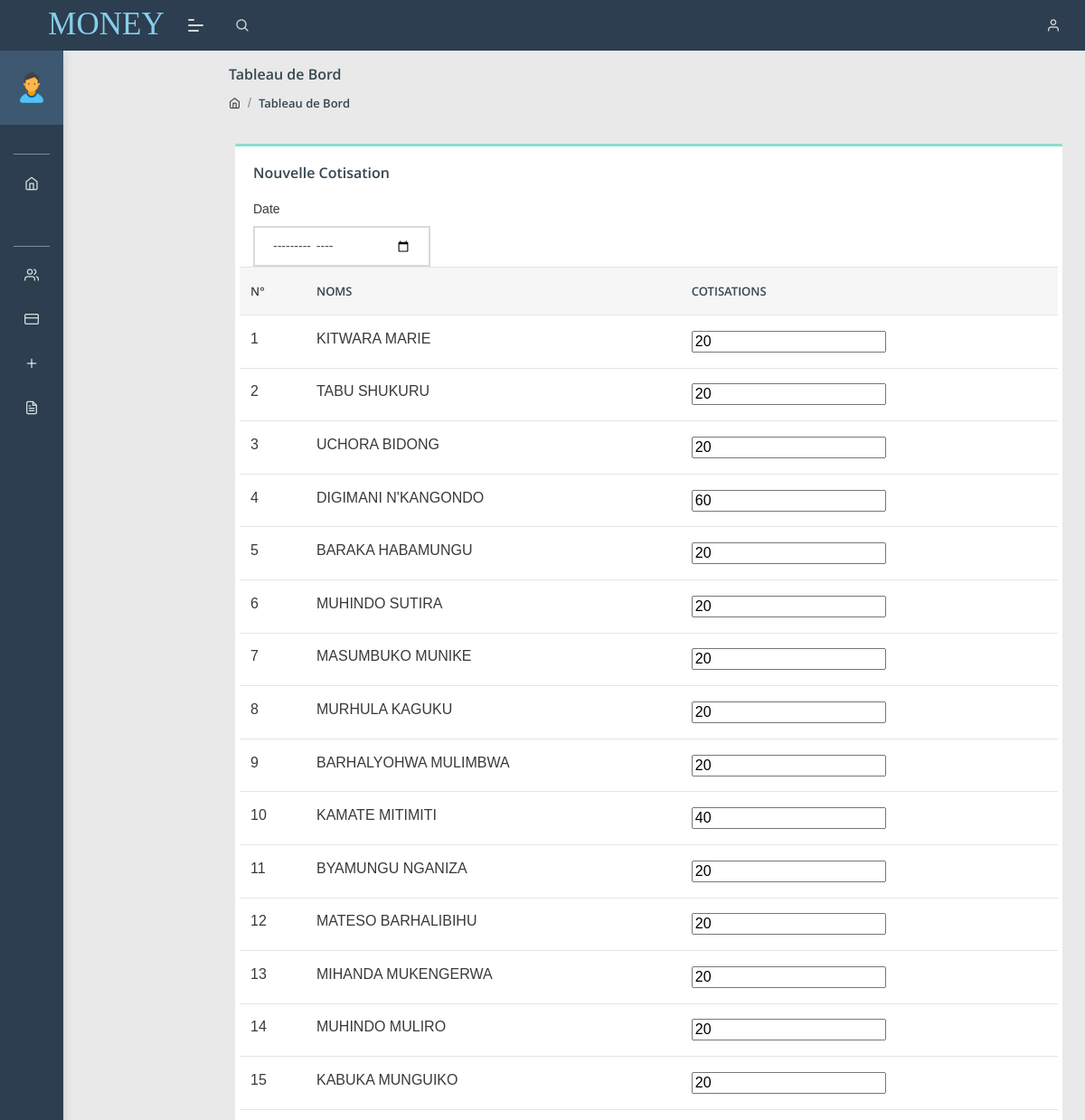
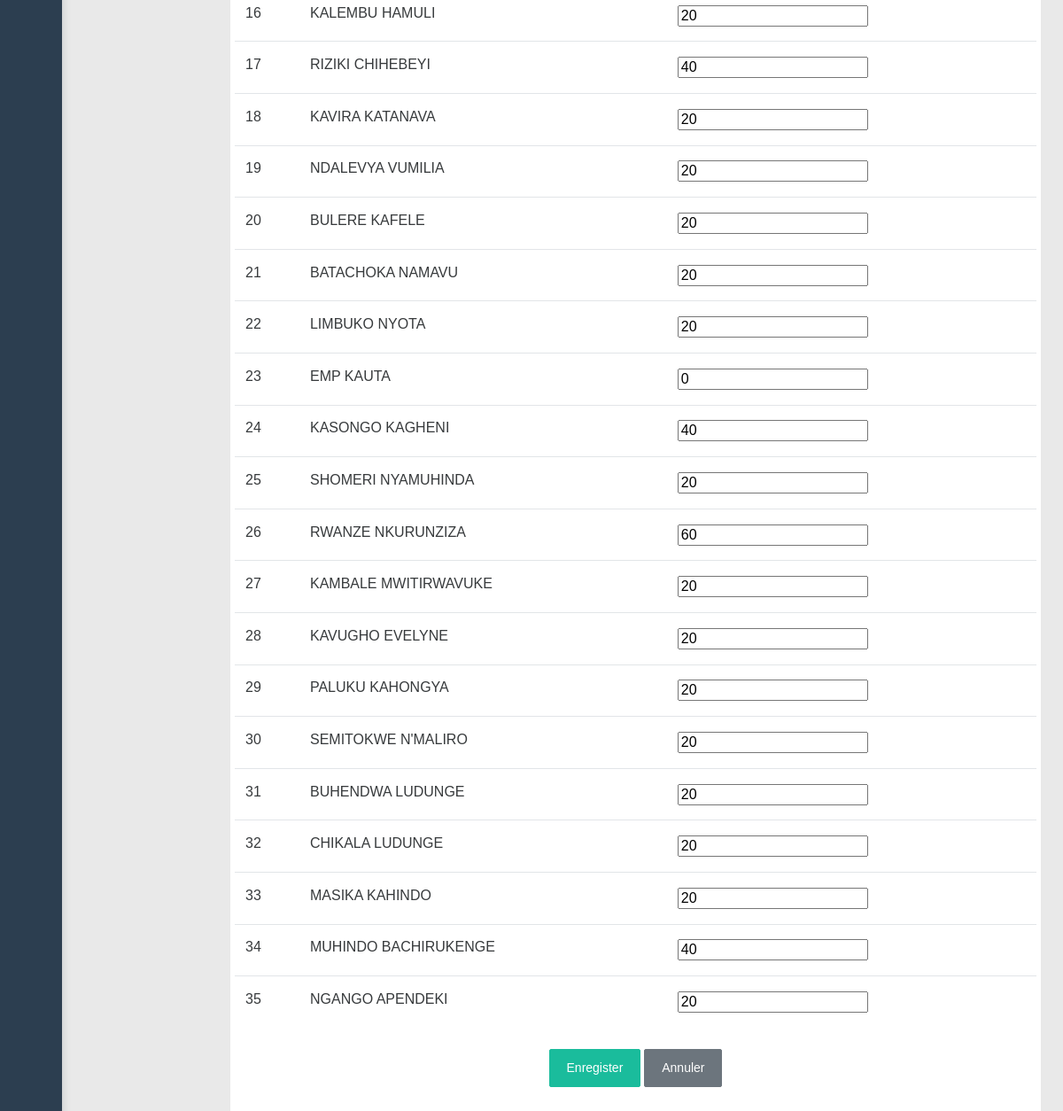
The app's page /cotis_liste_month.php (signed in) with its own data (2 pictures, top to bottom).
### tables this page shows
CREATE TABLE `membres` (
  `id` varchar(50) NOT NULL,
  `fname` varchar(100) NOT NULL,
  `postnom` varchar(100) NOT NULL,
  `prenom` varchar(100) NOT NULL,
  `sex` varchar(100) NOT NULL,
  `bplace` varchar(100) NOT NULL,
  `bday` date NOT NULL,
  `phone` varchar(15) NOT NULL,
  `member_type` varchar(20) NOT NULL,
  `adress` varchar(200) NOT NULL,
  `parts` int(11) NOT NULL
);

CREATE TABLE `cot_min` (
  `id` int(11) NOT NULL,
  `cotisation_minimum` double NOT NULL
);

### cotis_liste_month.php (the view, shortened to what this page needs)
<?php
include './headers.php';
require './db/db.php';
 ?>
<body class="">
    <?php
    include './navbar.php';
    ?>
    <div class="separator" style="height:40px;"></div>
    <div class="pcoded-main-container">
        <div class="pcoded-content">
            <div class="page-header">
                <div class="page-block">
                    <div class="row align-items-center">
                        <div class="col-md-12 p-2">
                            <div class="page-header-title">
                                <h5 class="m-b-10">Tableau de Bord</h5>
                            </div>
                            <ul class="breadcrumb">
                                <li class="breadcrumb-item"><a href="./dashboard"><i class="feather icon-home"></i></a>
                                </li>
                                <li class="breadcrumb-item"><a href="#!">Tableau de Bord</a></li>
                            </ul>
                        </div>
                    </div>
                </div>
            </div>
            <div class="row">
                <div class="col-lg-12">
                    <div class="card">
                        <div class="card-body">
                            <h5 class="card-title">Nouvelle Cotisation</h5>
                            <?php
                                $sqlquery="SELECT * FROM cot_min limit 1";
                                $result=mysqli_query($conn, $sqlquery);
                                $count=mysqli_num_rows($result);
                                if($count> 0){
                                  while($row=mysqli_fetch_assoc($result)){
                                   $min=$row['cotisation_minimum'];
                                   $i=1;
                                }}
                                ?>
                            <form class="row g-3" method="POST" action="./actions/new_cotisation_action">
                                <div class="col-md-3 "><label class="form-label ">Date</label><input type="month"
                                        name="clt_date" class="form-control "></div>
                                <table class="table">
                                    <thead>
                                        <th>N°</th>
                                        <th>Noms</th>
                                        <th>Cotisations</th>
                                    </thead>
                                    <tbody>
                                        <?php
                                        $sqlquery="SELECT * FROM membres WHERE member_type='Membre'";
                                        $result=mysqli_query($conn, $sqlquery);
                                        $count=mysqli_num_rows($result);
                                        if($count> 0){
                                        while($row=mysqli_fetch_assoc($result)){
                                        $parts=$row['parts'];
                                        ?>
                                        <tr>
                                            <td><?php echo $i++ ?></td>
                                            <td><?php echo $row['fname'].' '.$row['postnom'] ?></td>
                                            <td> <input type="text" value="<?php echo  $parts * $min?>"> </td>
                                        </tr>
                                        <?php }}?>
                                    </tbody>
                                </table>
                                <div class="col-md-12 p-2">
                                    <div class="text-center">
                                        <input type="submit" class="btn btn-primary" value="Enregister" name="submit">
                                        <button type="reset" class="btn btn-secondary">Annuler</button>
                                    </div>
                                </div>
                            </form>
                        </div>
                    </div>
                </div>
            </div>
</body>
</html>

### records on screen
membres: fname "KITWARA", postnom "MARIE", parts.cotisation_minimum "20"
membres: fname "TABU", postnom "SHUKURU", parts.cotisation_minimum "20"
membres: fname "UCHORA", postnom "BIDONG", parts.cotisation_minimum "20"
membres: fname "DIGIMANI", postnom "N'KANGONDO", parts.cotisation_minimum "60"
membres: fname "BARAKA", postnom "HABAMUNGU", parts.cotisation_minimum "20"
membres: fname "MUHINDO", postnom "SUTIRA", parts.cotisation_minimum "20"
membres: fname "MASUMBUKO", postnom "MUNIKE", parts.cotisation_minimum "20"
membres: fname "MURHULA", postnom "KAGUKU", parts.cotisation_minimum "20"
membres: fname "BARHALYOHWA", postnom "MULIMBWA", parts.cotisation_minimum "20"
membres: fname "KAMATE", postnom "MITIMITI", parts.cotisation_minimum "40"
membres: fname "BYAMUNGU", postnom "NGANIZA", parts.cotisation_minimum "20"
membres: fname "MATESO", postnom "BARHALIBIHU", parts.cotisation_minimum "20"
membres: fname "MIHANDA", postnom "MUKENGERWA", parts.cotisation_minimum "20"
membres: fname "MUHINDO", postnom "MULIRO", parts.cotisation_minimum "20"
membres: fname "KABUKA", postnom "MUNGUIKO", parts.cotisation_minimum "20"
membres: fname "KALEMBU", postnom "HAMULI", parts.cotisation_minimum "20"
membres: fname "RIZIKI", postnom "CHIHEBEYI", parts.cotisation_minimum "40"
membres: fname "KAVIRA", postnom "KATANAVA", parts.cotisation_minimum "20"
membres: fname "NDALEVYA", postnom "VUMILIA", parts.cotisation_minimum "20"
membres: fname "BULERE", postnom "KAFELE", parts.cotisation_minimum "20"
membres: fname "BATACHOKA", postnom "NAMAVU", parts.cotisation_minimum "20"
membres: fname "LIMBUKO", postnom "NYOTA", parts.cotisation_minimum "20"
membres: fname "EMP", postnom "KAUTA", parts "0"
membres: fname "KASONGO", postnom "KAGHENI", parts.cotisation_minimum "40"
membres: fname "SHOMERI", postnom "NYAMUHINDA", parts.cotisation_minimum "20"
membres: fname "RWANZE", postnom "NKURUNZIZA", parts.cotisation_minimum "60"
membres: fname "KAMBALE", postnom "MWITIRWAVUKE", parts.cotisation_minimum "20"
membres: fname "KAVUGHO", postnom "EVELYNE", parts.cotisation_minimum "20"
membres: fname "PALUKU", postnom "KAHONGYA", parts.cotisation_minimum "20"
membres: fname "SEMITOKWE", postnom "N'MALIRO", parts.cotisation_minimum "20"
membres: fname "BUHENDWA", postnom "LUDUNGE", parts.cotisation_minimum "20"
membres: fname "CHIKALA", postnom "LUDUNGE", parts.cotisation_minimum "20"
membres: fname "MASIKA", postnom "KAHINDO", parts.cotisation_minimum "20"
membres: fname "MUHINDO", postnom "BACHIRUKENGE", parts.cotisation_minimum "40"
membres: fname "NGANGO", postnom "APENDEKI", parts.cotisation_minimum "20"
